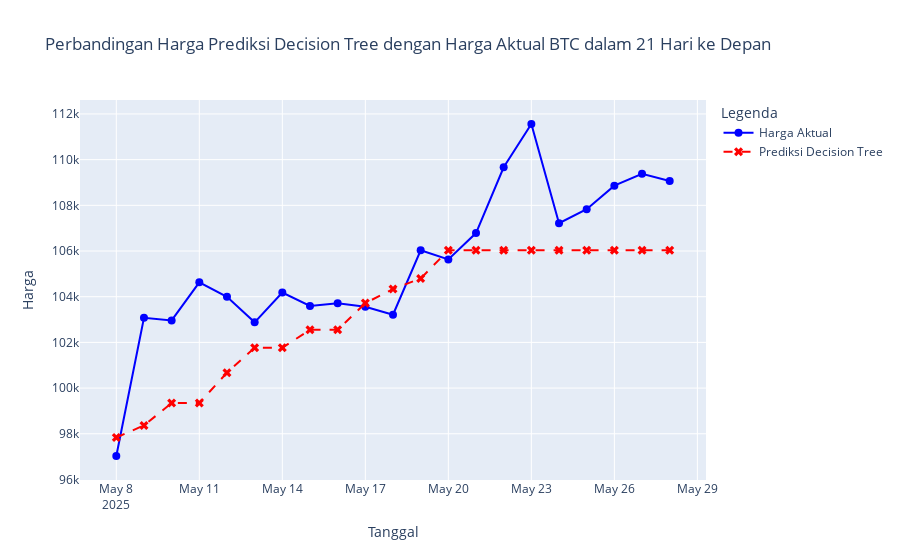

The cell this chart's notebook holds for it:
### Code cell
# df_future_dates = pd.read_csv('Prediction/btc-dtree-21d-price.csv')
# df_future_dates['date'] = pd.date_range(start='2025-05-08', periods=len(df_future_dates))
# df_future_dates.set_index('date', inplace=True)

df_future_dates = predicted_future_X.copy()

start_date = df_future_dates.index[0]
evaluate_and_plot_prediction('Decision Tree', df_future_dates, 'price_pred_dtree', 'btc-usd-max_21days.csv', N_FUTURE_PERIODS, start_date, 'BTC')
